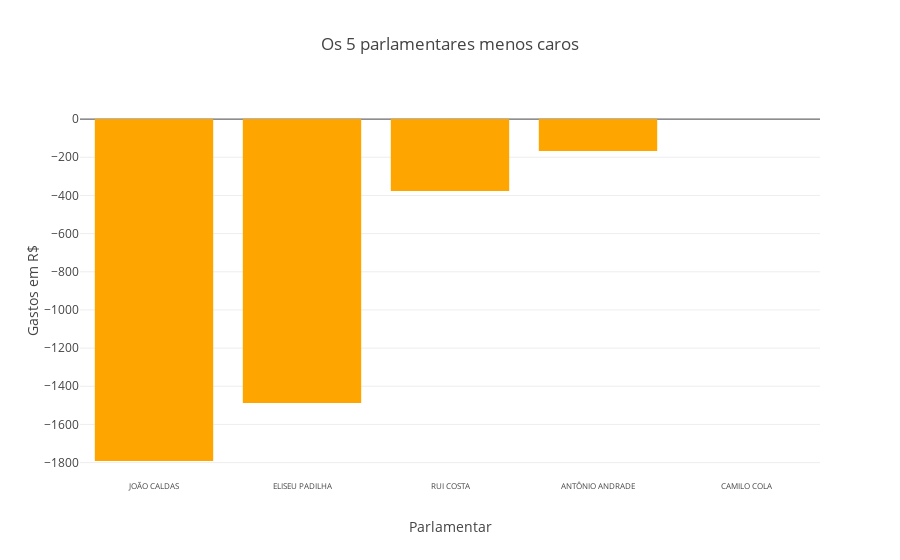

Notebook source saved alongside this figure:
### Markdown cell above
## Políticos que usaram menos valor das cotas paralamentares:

### Code cell
# Agrupando por nome do político e somando, dessa vez, não invertemos o ordenamento do metodo sort_values
menores_gastos = df_completo.groupby('nome_parlamentar')['vlr_despesa'].sum().sort_values().head()
                    

plot_bar(menores_gastos, "Os 5 parlamentares menos caros", "Parlamentar", "Gastos em R$", "orange")

### Figure 1 — Plotly figure (JSON) as saved in the notebook; plotly's stock layout.template omitted (floating-point values rounded to 4 significant figures)
{"data": [{"marker": {"color": "orange"}, "orientation": "v", "type": "bar", "uid": "d31b1faa-173f-4399-8d1c-f5e58b7c8790", "x": ["JOÃO CALDAS", "ELISEU PADILHA", "RUI COSTA", "ANTÔNIO ANDRADE", "CAMILO COLA"], "y": [-1792.0, -1488.0, -377.0, -167.4, 0.62]}], "layout": {"title": "Os 5 parlamentares menos caros", "xaxis": {"tickfont": {"size": 8}, "title": "Parlamentar"}, "yaxis": {"autorange": true, "tickfont": {"size": 12}, "title": "Gastos em R$"}}}
